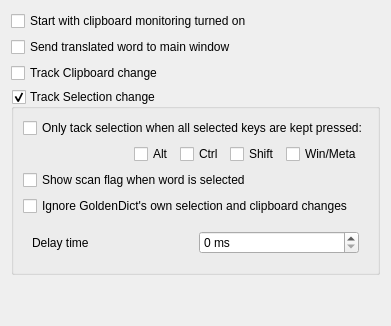
     <widget class="QWidget" name="tab_popup">
      <attribute name="icon">
       <iconset resource="../../resources.qrc">
        <normaloff>:/icons/wizard.svg</normaloff>:/icons/wizard.svg</iconset>
      </attribute>
      <attribute name="title">
       <string>&amp;Popup</string>
      </attribute>
      <layout class="QVBoxLayout" name="verticalLayout_10">
       <item>
        <widget class="QCheckBox" name="startWithScanPopupOn">
         <property name="toolTip">
          <string>Chooses whether the clipboard monitoring will be turned on by default at the program's startup.</string>
         </property>
         <property name="text">
          <string>Start with clipboard monitoring turned on</string>
         </property>
        </widget>
       </item>
       <item>
        <widget class="QCheckBox" name="scanToMainWindow">
         <property name="toolTip">
          <string>Send translated word to main window instead of to show it in popup window</string>
         </property>
         <property name="text">
          <string>Send translated word to main window</string>
         </property>
        </widget>
       </item>
       <item>
        <widget class="QCheckBox" name="enableClipboardTrack">
         <property name="toolTip">
          <string>Track clipboard changes when Scanning is enabled. Notice! You should always enable this unless you are on Linux.</string>
         </property>
         <property name="text">
          <string>Track Clipboard change</string>
         </property>
        </widget>
       </item>
       <item>
        <widget class="QGroupBox" name="enableX11SelectionTrack">
         <property name="title">
          <string>Track Selection change</string>
         </property>
         <property name="alignment">
          <set>Qt::AlignLeading|Qt::AlignLeft|Qt::AlignTop</set>
         </property>
         <property name="checkable">
          <bool>true</bool>
         </property>
         <layout class="QVBoxLayout" name="verticalLayout_4">
          <item>
           <widget class="QCheckBox" name="enableScanPopupModifiers">
            <property name="toolTip">
             <string>With this enabled, the popup would only show up if all chosen keys are
in the pressed state when the word selection changes.</string>
            </property>
            <property name="text">
             <string>Only tack selection when all selected keys are kept pressed:</string>
            </property>
           </widget>
          </item>
          <item>
           <widget class="QFrame" name="scanPopupModifiers">
            <property name="frameShape">
             <enum>QFrame::NoFrame</enum>
            </property>
            <property name="frameShadow">
             <enum>QFrame::Plain</enum>
            </property>
            <property name="lineWidth">
             <number>0</number>
            </property>
            <layout class="QVBoxLayout" name="verticalLayout_5">
             <property name="leftMargin">
              <number>0</number>
             </property>
             <property name="topMargin">
              <number>0</number>
             </property>
             <property name="rightMargin">
              <number>0</number>
             </property>
             <property name="bottomMargin">
              <number>0</number>
             </property>
             <item>
              <layout class="QHBoxLayout" name="horizontalLayout">
               <item>
                <spacer name="horizontalSpacer">
                 <property name="orientation">
                  <enum>Qt::Horizontal</enum>
                 </property>
                 <property name="sizeHint" stdset="0">
                  <size>
                   <width>40</width>
                   <height>20</height>
                  </size>
                 </property>
                </spacer>
               </item>
               <item>
                <layout class="QGridLayout" name="gridLayout">
                 <item row="0" column="0">
                  <widget class="QCheckBox" name="altKey">
                   <property name="toolTip">
                    <string>Alt key</string>
                   </property>
                   <property name="text">
                    <string>Alt</string>
                   </property>
                  </widget>
                 </item>
                 <item row="0" column="1">
                  <widget class="QCheckBox" name="ctrlKey">
                   <property name="toolTip">
                    <string>Ctrl key</string>
                   </property>
                   <property name="text">
                    <string>Ctrl</string>
                   </property>
                  </widget>
                 </item>
                 <item row="0" column="2">
                  <widget class="QCheckBox" name="shiftKey">
                   <property name="toolTip">
                    <string>Shift key</string>
                   </property>
                   <property name="text">
                    <string>Shift</string>
                   </property>
                  </widget>
                 </item>
                 <item row="0" column="3">
                  <widget class="QCheckBox" name="winKey">
                   <property name="toolTip">
                    <string>Windows key or Meta key</string>
                   </property>
                   <property name="text">
                    <string>Win/Meta</string>
                   </property>
                  </widget>
                 </item>
                </layout>
               </item>
               <item>
                <widget class="QFrame" name="frame">
                 <property name="frameShape">
                  <enum>QFrame::NoFrame</enum>
                 </property>
                 <property name="frameShadow">
                  <enum>QFrame::Raised</enum>
                 </property>
                 <property name="lineWidth">
                  <number>0</number>
                 </property>
                 <layout class="QVBoxLayout" name="verticalLayout_3">
                  <property name="leftMargin">
                   <number>0</number>
                  </property>
                  <property name="topMargin">
                   <number>0</number>
                  </property>
                  <property name="rightMargin">
                   <number>0</number>
                  </property>
                  <property name="bottomMargin">
                   <number>0</number>
                  </property>
                 </layout>
                </widget>
               </item>
              </layout>
             </item>
            </layout>
           </widget>
          </item>
          <item>
           <widget class="QCheckBox" name="showScanFlag">
            <property name="toolTip">
             <string>Show a flag window before showing popup window, click the flag to show popup window. </string>
            </property>
            <property name="text">
             <string>Show scan flag when word is selected</string>
            </property>
           </widget>
          </item>
          <item>
           <widget class="QCheckBox" name="ignoreOwnClipboardChanges">
            <property name="toolTip">
             <string>Do not show popup when selection or clipboard in one of GoldenDict's own windows changes</string>
            </property>
            <property name="text">
             <string>Ignore GoldenDict's own selection and clipboard changes</string>
            </property>
           </widget>
          </item>
          <item>
           <widget class="QWidget" name="widget" native="true">
            <layout class="QHBoxLayout" name="horizontalLayout_6">
             <item>
              <widget class="QLabel" name="delayTimerLabel">
               <property name="text">
                <string>Delay time</string>
               </property>
              </widget>
             </item>
             <item>
              <widget class="QSpinBox" name="delayTimer">
               <property name="suffix">
                <string> ms</string>
               </property>
               <property name="minimum">
                <number>0</number>
               </property>
               <property name="maximum">
                <number>10000</number>
               </property>
               <property name="singleStep">
                <number>50</number>
               </property>
              </widget>
             </item>
            </layout>
           </widget>
          </item>
         </layout>
        </widget>
       </item>
       <item>
        <spacer name="verticalSpacer_6">
         <property name="orientation">
          <enum>Qt::Vertical</enum>
         </property>
         <property name="sizeHint" stdset="0">
          <size>
           <width>20</width>
           <height>40</height>
          </size>
         </property>
        </spacer>
       </item>
      </layout>
     </widget>
